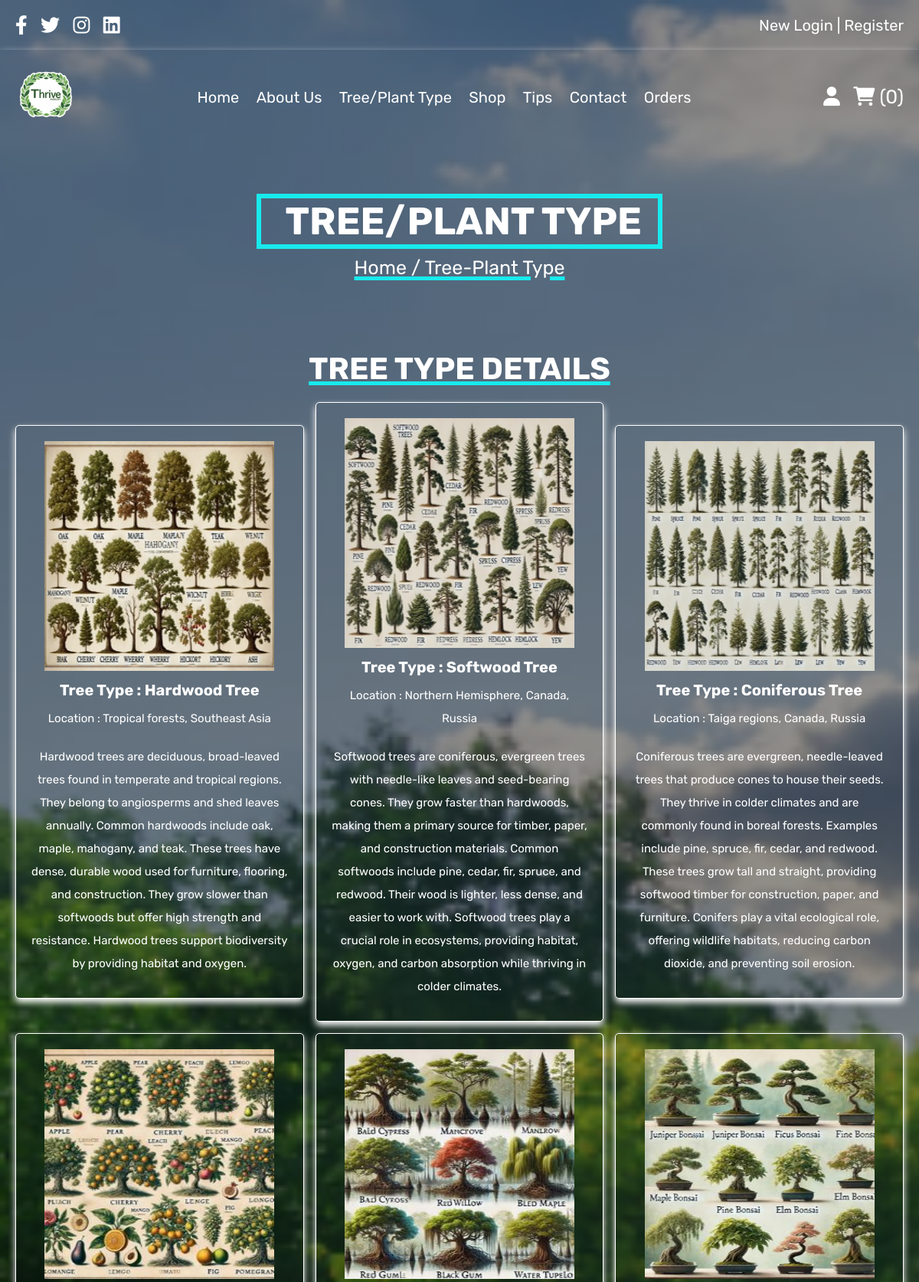
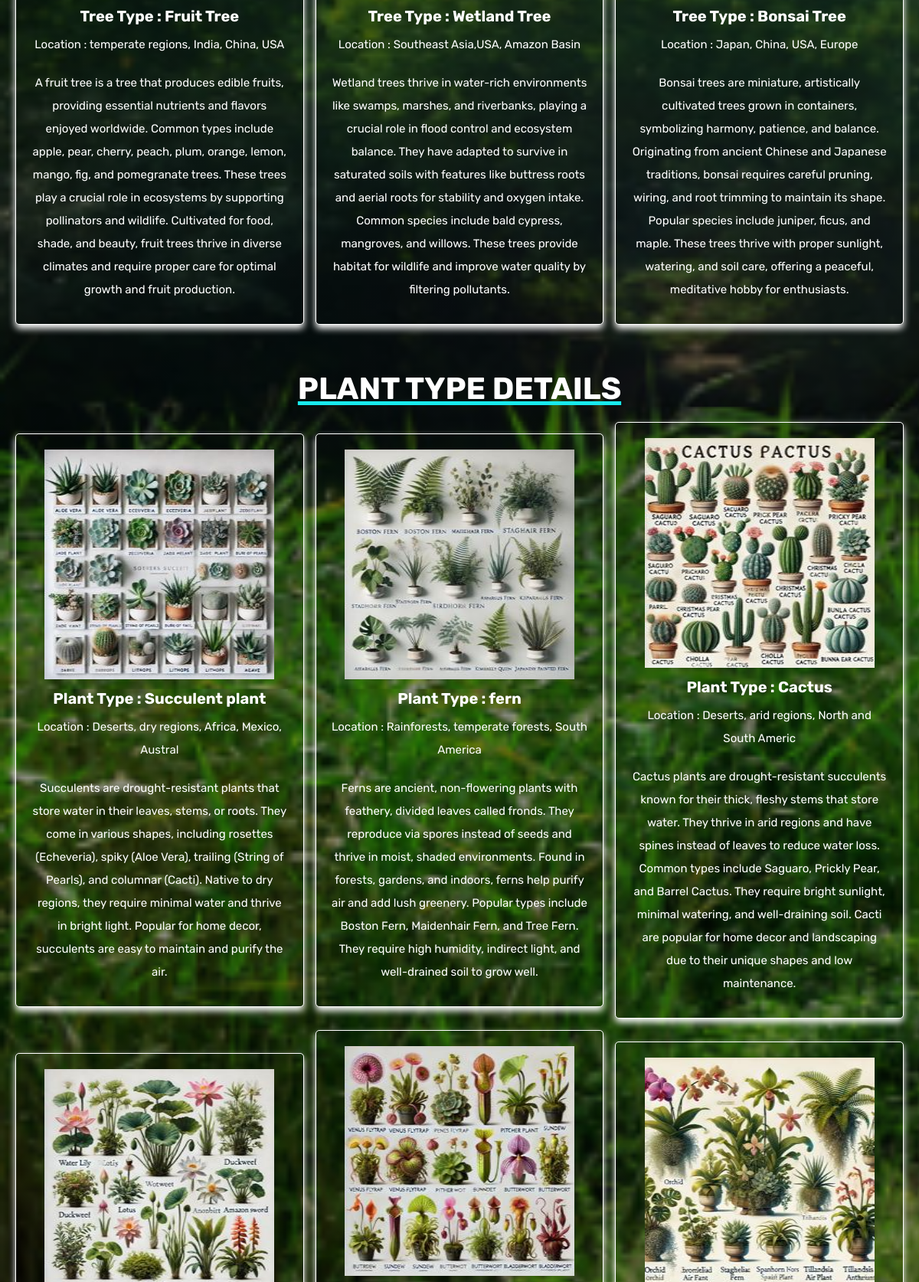
/treetype.php (upper part), run on the app's committed database (2 pictures, top to bottom).
### tables this page shows
CREATE TABLE `tree_type` (
  `id` int(10) NOT NULL,
  `tree_type` varchar(25) NOT NULL,
  `location` varchar(45) NOT NULL,
  `description` varchar(500) NOT NULL,
  `image` varchar(20) NOT NULL
);

CREATE TABLE `plant_type` (
  `id` int(10) NOT NULL,
  `plant_type` varchar(25) NOT NULL,
  `location` varchar(45) NOT NULL,
  `description` varchar(500) NOT NULL,
  `image` varchar(20) NOT NULL
);

### treetype.php (the view, shortened to what this page needs)
<?php
include 'config.php';
?>
<!DOCTYPE html>
<html lang="en">
<head>
   <link rel="stylesheet" href="https://cdnjs.cloudflare.com/ajax/libs/font-awesome/6.0.0/css/all.min.css">
   <link rel="stylesheet" href="css/style.css">
</head>
<body>
<?php include 'header.php'; ?>
<div class="heading">
   <h3 style="border:6px solid rgb(24, 234, 237);">&nbsp; &nbsp;Tree/Plant Type&nbsp;&nbsp;</h3>
   <p style="text-decoration:5px underline; text-decoration-color:rgb(24, 234, 237);"> <a href="home.php">Home</a> / Tree-Plant Type </p>
</div>
<section class="reviews"  style="background-color:white;">
   <h1 class="title" style="text-decoration:5px underline; text-decoration-color: rgb(24, 234, 237);">Tree Type Details</h1>
   <div class="box-container">
   <?php
      $q=mysqli_query($conn,"SELECT * FROM `tree_type`");
      if(mysqli_num_rows($q) > 0){
         while( $ab = mysqli_fetch_assoc($q)){
   ?>
      <div class="box">
         <img style ="width:300px; height:300px; border-redius:500%;" src="<?php echo 'images/'.$ab['image']; ?>" alt="">
         <h3>Tree Type : <?php  echo $ab['tree_type']; ?></h3>
         <p>Location : <?php echo $ab['location']; ?></p>
         <p><?php echo $ab['description']; ?></p>
         </div>
        <?php  }
      }else{
         echo '<p class="empty">No Detail Of Tree Placed Yet!</p>';
      }?>
      </div>
   </section>
   <section class="reviews"  style="background-color:white;">
   <h1 class="title" style="text-decoration:5px underline; text-decoration-color: rgb(24, 234, 237);">Plant Type Details</h1>
   <div class="box-container">
   <?php
      $q=mysqli_query($conn,"SELECT * FROM `plant_type`");
      if(mysqli_num_rows($q) > 0){
         while( $ab = mysqli_fetch_assoc($q)){
   ?>
      <div class="box">
         <img style ="width:300px; height:300px; border-redius:500%;" src="<?php echo 'images/'.$ab['image']; ?>" alt="">
         <h3>Plant Type : <?php  echo $ab['plant_type']; ?></h3>
         <p>Location : <?php echo $ab['location']; ?></p>
         <p><?php echo $ab['description']; ?></p>
         </div>
        <?php  }
      }else{
         echo '<p class="empty">No Detail Of Plant Placed Yet!</p>';
      }?>
      </div>
   </section>
</body>
</html>

### css/style.css (style rules this page uses)
:root { --red:#303434; --orange:#000000; --black:#ffffff; --white:white; --light-color:#000000; --light-white:white; --light-bg:var(--black); --border:.10rem solid var(--black); --box-shadow:0 .5rem 1rem rgb(255, 255, 255); }
* { font-family: 'Rubik', sans-serif; margin:0; padding:0; box-sizing: border-box; outline: none; border:none; text-decoration: none; transition:all .2s linear; background-image:linear-gradient(to right,rgba(0, 0, 0, 0.43),rgba(0, 0, 0, 0.437)), url(../images/19.png); background-attachment: fixed; background-size: cover; }
html { font-size: 62.5%; overflow-x: hidden; }
section { padding:3rem 2rem; }
.title { text-align: center; margin-bottom: 2rem; text-transform: uppercase; color:var(--white); font-size: 4rem; }
.heading { min-height: 30vh; display: flex; flex-flow: column; align-items: center; justify-content: center; gap:1rem; text-align: center; }
.heading h3 { font-size: 5rem; color:white; text-transform: uppercase; }
.heading p { font-size: 2.5rem; color:white; }
.heading p a { color:var(--purple); }
.reviews { background-color: var(--light-bg); }
.reviews .box-container { max-width: 1200px; margin:0 auto; display: grid; grid-template-columns: repeat(auto-fit, minmax(30rem, 1fr)); align-items: center; gap:1.5rem; justify-content: center; }
.reviews .box-container .box { background-color: var(--white); box-shadow: var(--box-shadow); border:var(--border); border-radius: .5rem; text-align: center; padding:2rem; }
.reviews .box-container .box img { height: 20rem; width: 10rem; border-radius: 0; }
.reviews .box-container .box p { padding:1rem 0; line-height: 2; color:var(--light-white); font-size: 1.5rem; }
.reviews .box-container .box h3 { font-size: 2rem; color:var(--light-white); margin-top: 1rem; }

### data on the page
tree_type: image (picture), tree_type "Hardwood Tree", location "Tropical forests, Southeast Asia", description "Hardwood trees are deciduous, broad-leaved trees found in temperate and tropical regions. They belong to angiosperms and shed leaves annually. Common hardwoods include oak, maple, mahogany, and teak. These trees have dense, durable wood used for furniture, flooring, and construction. They grow slower than softwoods but offer high strength and resistance. Hardwood trees support biodiversity by providing habitat and oxygen."
tree_type: image (picture), tree_type "Softwood Tree", location "Northern Hemisphere, Canada, Russia", description "Softwood trees are coniferous, evergreen trees with needle-like leaves and seed-bearing cones. They grow faster than hardwoods, making them a primary source for timber, paper, and construction materials. Common softwoods include pine, cedar, fir, spruce, and redwood. Their wood is lighter, less dense, and easier to work with. Softwood trees play a crucial role in ecosystems, providing habitat, oxygen, and carbon absorption while thriving in colder climates."
tree_type: image (picture), tree_type "Coniferous Tree", location "Taiga regions, Canada, Russia", description "Coniferous trees are evergreen, needle-leaved trees that produce cones to house their seeds. They thrive in colder climates and are commonly found in boreal forests. Examples include pine, spruce, fir, cedar, and redwood. These trees grow tall and straight, providing softwood timber for construction, paper, and furniture. Conifers play a vital ecological role, offering wildlife habitats, reducing carbon dioxide, and preventing soil erosion."
tree_type: image (picture), tree_type "Fruit Tree", location "temperate regions, India, China, USA", description "A fruit tree is a tree that produces edible fruits, providing essential nutrients and flavors enjoyed worldwide. Common types include apple, pear, cherry, peach, plum, orange, lemon, mango, fig, and pomegranate trees. These trees play a crucial role in ecosystems by supporting pollinators and wildlife. Cultivated for food, shade, and beauty, fruit trees thrive in diverse climates and require proper care for optimal growth and fruit production."
tree_type: image (picture), tree_type "Wetland Tree", location "Southeast Asia,USA, Amazon Basin", description "Wetland trees thrive in water-rich environments like swamps, marshes, and riverbanks, playing a crucial role in flood control and ecosystem balance. They have adapted to survive in saturated soils with features like buttress roots and aerial roots for stability and oxygen intake. Common species include bald cypress, mangroves, and willows. These trees provide habitat for wildlife and improve water quality by filtering pollutants."
tree_type: image (picture), tree_type "Bonsai Tree", location "Japan, China, USA, Europe", description "Bonsai trees are miniature, artistically cultivated trees grown in containers, symbolizing harmony, patience, and balance. Originating from ancient Chinese and Japanese traditions, bonsai requires careful pruning, wiring, and root trimming to maintain its shape. Popular species include juniper, ficus, and maple. These trees thrive with proper sunlight, watering, and soil care, offering a peaceful, meditative hobby for enthusiasts."
plant_type: image (picture), plant_type "Succulent plant", location "Deserts, dry regions, Africa, Mexico, Austral", description "Succulents are drought-resistant plants that store water in their leaves, stems, or roots. They come in various shapes, including rosettes (Echeveria), spiky (Aloe Vera), trailing (String of Pearls), and columnar (Cacti). Native to dry regions, they require minimal water and thrive in bright light. Popular for home decor, succulents are easy to maintain and purify the air."
plant_type: image (picture), plant_type "fern", location "Rainforests, temperate forests, South America", description "Ferns are ancient, non-flowering plants with feathery, divided leaves called fronds. They reproduce via spores instead of seeds and thrive in moist, shaded environments. Found in forests, gardens, and indoors, ferns help purify air and add lush greenery. Popular types include Boston Fern, Maidenhair Fern, and Tree Fern. They require high humidity, indirect light, and well-drained soil to grow well."
plant_type: image (picture), plant_type "Cactus", location "Deserts, arid regions, North and South Americ", description "Cactus plants are drought-resistant succulents known for their thick, fleshy stems that store water. They thrive in arid regions and have spines instead of leaves to reduce water loss. Common types include Saguaro, Prickly Pear, and Barrel Cactus. They require bright sunlight, minimal watering, and well-draining soil. Cacti are popular for home decor and landscaping due to their unique shapes and low maintenance."
plant_type: image (picture)
plant_type: image (picture)
plant_type: image (picture)

### other printed values
$cart_rows_number "0"
